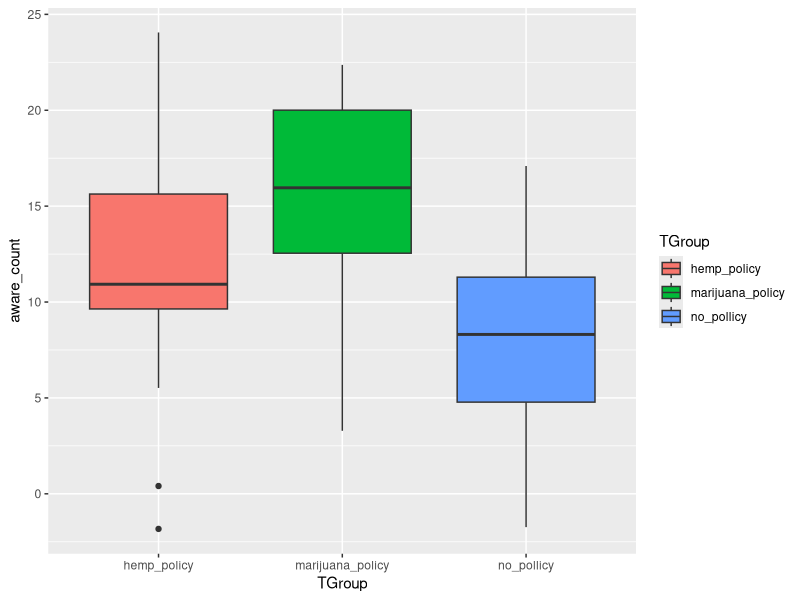

Recreate this plot in R.
install.packages("tidyverse")
library(tidyverse)

library(ggplot2)

nGroup <- 3 # number of treatment groups
nName <- c("no_pollicy","hemp_policy", "marijuana_policy") # names of groups
nSize <- c(35,24,29) # number of observations in each group
nMean <- c(8,10,16) # mean of each group
nSD <- c(5,5,5) # standard deviation of each group

ID <- 1:(sum(nSize)) # id vector for each row
aware_count <- c(rnorm(n=nSize[1],mean=nMean[1],sd=nSD[1]),
                 rnorm(n=nSize[2],mean=nMean[2],sd=nSD[2]),
                 rnorm(n=nSize[3],mean=nMean[3],sd=nSD[3]))
TGroup <- rep(nName,nSize)
ANOdata <- data.frame(ID,TGroup,aware_count)
str(ANOdata)
print(ANOdata)

ANOmodel <- aov(aware_count~TGroup,data=ANOdata)
print(ANOmodel)
print(summary(ANOmodel))
z <- summary(ANOmodel)
str(z)


ANOPlot <- ggplot(data=ANOdata) + 
  aes(x=TGroup,y=aware_count,fill=TGroup) +
  geom_boxplot()
print(ANOPlot)

